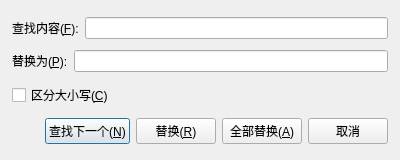
<?xml version="1.0" encoding="UTF-8"?>
<ui version="4.0">
 <class>ReplaceDialog</class>
 <widget class="QDialog" name="ReplaceDialog">
  <property name="geometry">
   <rect>
    <x>0</x>
    <y>0</y>
    <width>400</width>
    <height>160</height>
   </rect>
  </property>
  <property name="windowTitle">
   <string>替换</string>
  </property>
  <layout class="QVBoxLayout" name="mainLayout">
   <property name="leftMargin">
    <number>12</number>
   </property>
   <property name="topMargin">
    <number>12</number>
   </property>
   <property name="rightMargin">
    <number>12</number>
   </property>
   <property name="bottomMargin">
    <number>10</number>
   </property>
   <item>
    <layout class="QHBoxLayout" name="findLayout">
     <item>
      <widget class="QLabel" name="labelFind">
       <property name="text">
        <string>查找内容(&amp;F):</string>
       </property>
       <property name="buddy">
        <cstring>editFind</cstring>
       </property>
      </widget>
     </item>
     <item>
      <widget class="QLineEdit" name="editFind"/>
     </item>
    </layout>
   </item>
   <item>
    <layout class="QHBoxLayout" name="replaceLayout">
     <item>
      <widget class="QLabel" name="labelReplace">
       <property name="text">
        <string>替换为(&amp;P):</string>
       </property>
       <property name="buddy">
        <cstring>editReplace</cstring>
       </property>
      </widget>
     </item>
     <item>
      <widget class="QLineEdit" name="editReplace"/>
     </item>
    </layout>
   </item>
   <item>
    <widget class="QCheckBox" name="checkCase">
     <property name="text">
      <string>区分大小写(&amp;C)</string>
     </property>
    </widget>
   </item>
   <item>
    <layout class="QHBoxLayout" name="btnLayout">
     <item>
      <spacer name="btnSpacer">
       <property name="orientation">
        <enum>Qt::Horizontal</enum>
       </property>
       <property name="sizeHint" stdset="0">
        <size>
         <width>40</width>
         <height>20</height>
        </size>
       </property>
      </spacer>
     </item>
     <item>
      <widget class="QPushButton" name="btnFindNext">
       <property name="text">
        <string>查找下一个(&amp;N)</string>
       </property>
      </widget>
     </item>
     <item>
      <widget class="QPushButton" name="btnReplace">
       <property name="text">
        <string>替换(&amp;R)</string>
       </property>
      </widget>
     </item>
     <item>
      <widget class="QPushButton" name="btnReplaceAll">
       <property name="text">
        <string>全部替换(&amp;A)</string>
       </property>
      </widget>
     </item>
     <item>
      <widget class="QPushButton" name="btnClose">
       <property name="text">
        <string>取消</string>
       </property>
      </widget>
     </item>
    </layout>
   </item>
  </layout>
 </widget>
 <resources/>
 <connections/>
</ui>
